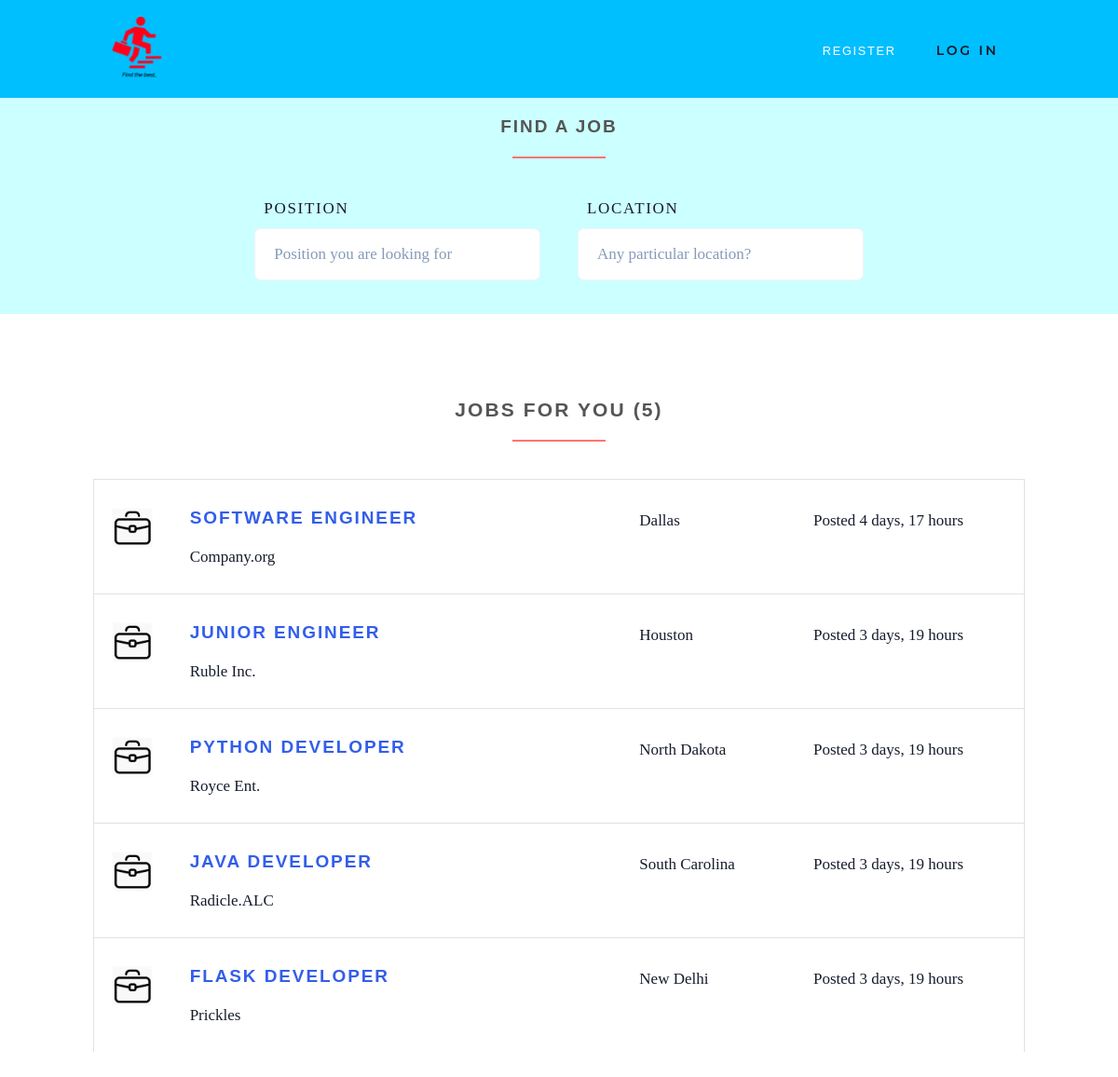
/search-jobs/, run on an earlier commit of the app's database.
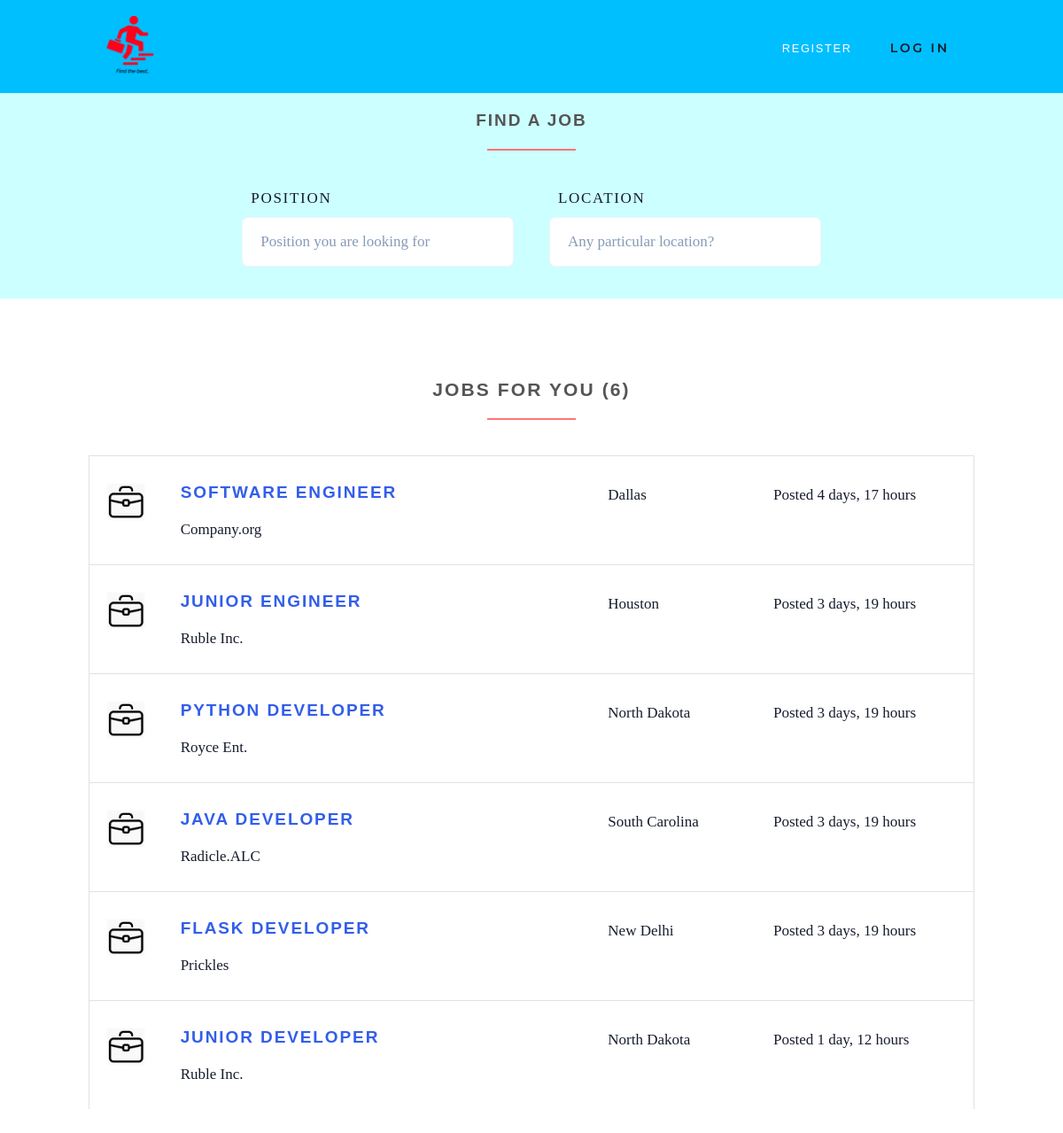
And on a later commit of the database.
### jobs/models.py (models this page shows, shortened)
class Job(models.Model):
    user = models.ForeignKey(User, on_delete=models.CASCADE)
    job_title = models.CharField(max_length=200)
    job_description = models.TextField()
    job_location = models.CharField(max_length=200)
    type = models.CharField(choices=JOB_TYPE, max_length=20)
    job_category = models.CharField(max_length=100)
    last_date = models.DateTimeField()
    company_name = models.CharField(max_length=100)
    company_description = models.CharField(max_length=300)
    job_website = models.CharField(max_length=200, default="")
    created_at = models.DateTimeField(default=timezone.now)
    filled = models.BooleanField(default=False)
    job_salary = models.IntegerField(default=0, blank=True)

### jobs/views/home.py (the view, shortened to what this page needs)
# urls.py: path('search-jobs/', SearchView.as_view(), name='search-jobs'),
class SearchView(ListView):
    model = Job
    template_name = 'jobs/search.html'
    context_object_name = 'jobs'
    extra_context = {'find_active':'active'}
    def get(self, request):
        context = {'find_active':'active'}
        jobs = self.model.objects.all()[:10]
        list_header = 'Jobs for you'
        context.update({'jobs':jobs, 'list_header':list_header})
        return render(request, 'jobs/search.html', context)

### templates/jobs/search.html (shortened to what this page needs)
{% extends 'base.html' %}
{% load static %}
{% block content %}
    <section class="job-form-section job-form-section--compressed ml-0">
        <div class="container">
            <h4 class="heading">Find a Job</span></h4>
            <form id="job-main-form" method="post" action="#" class="job-main-form">
                <div class="controls">
                    <div class="row align-items-end">
                        <div class="col-sm-1 col-lg-2"></div>
                        <div class="col-sm-5 col-lg-4 form-group">
                            <label for="profession">Position</label>
                            <input type="text" id="position" name="position"
                                   placeholder="Position you are looking for" class="form-control">
                        </div>
                        <div class="col-sm-5 col-lg-4 form-group">
                            <label for="location">Location</label>
                            <input type="text" id="location" name="location" placeholder="Any particular location?"
                                   value="" class="form-control">
                        </div>
                        <div class="col-sm-1 col-lg-2 form-group">
                            <button type="submit" name="name"
                                    class="btn btn-outline-white-primary job-main-form__button">
                                <i class="fa fa-search"></i>
                            </button>
                        </div>
                    </div>
                </div>
            </form>
        </div>
    </section>
    {% if jobs %}
    <section>
        <div class="container">
            <h3 class="heading">{{list_header}} ({{jobs.count}})</h3>
            {% for job in jobs %}
                <div class="job-listing  ">
                    <div class="row">
                        <div class="col-md-12 col-lg-6">
                            <div class="row">
                                <div class="col-2">
                                    <img src="{% static 'img/job.png' %}"
                                         alt="Ipsioou " class="img-fluid">
                                </div>
                                <div class="col-10">
                                    <h4 class="job__title">
                                            <a href="{%url 'jobs:job-details' job.id%}">{{ job.job_title }}</a></h4>
                                    <p class="job__company">
                                        {{ job.company_name }}
                                    </p>
                                </div>
                            </div>
                        </div>
                        <div class="col-10 col-md-3 col-lg-2 ml-auto"><i class="fa fa-map-marker job__location"></i>
                            {{ job.job_location }}
                        </div>
                        <div class="col-10 col-md-3 col-lg-3 ml-auto">
                            <p>Posted {{ job.created_at|timesince }}</p>
                        </div>
                    </div>
                </div>
            {% endfor %}
        </div>
    </section>
    {% endif %}
{% endblock %}

### templates/base.html (shortened to what this page needs)
{% load static %}
<!DOCTYPE html>
<html>
<head>
    <link rel="stylesheet"
          href="{% static 'vendor/bootstrap/css/bootstrap.min.css' %}">
    <link rel="stylesheet"
          href="{% static 'vendor/font-awesome/css/font-awesome.min.css' %}">
    <link rel="stylesheet"
          href="{% static 'vendor/owl.carousel/assets/owl.carousel.css' %}">
    <link rel="stylesheet"
          href="{% static 'vendor/owl.carousel/assets/owl.theme.default.css' %}">
    <link rel="stylesheet" href="{% static 'css/style.default.css' %}"
          id="theme-stylesheet">
    <link rel="stylesheet" href="{% static 'css/theme.min.css' %}">
    <link rel="stylesheet" href="{% static 'css/custom.css' %}">
</head>
<body>
<header class="header">
    <nav class="navbar navbar-expand-lg">
        <div class="container">
            <a href="/" class="navbar-brand">
                <img src="{% static 'img/jobhub.png' %}" alt="logo" class="d-none d-lg-block img-logo">
            </a>
            <div id="navbarSupportedContent" class="collapse navbar-collapse">
                <ul class="navbar-nav ml-auto">
                    {% if request.user.is_authenticated %}
                        {% if request.user.is_employee %}
                            <li class="nav-item {{find_active}}">
                                <a href="{% url 'jobs:search-jobs' %}" class="nav-link">Find Jobs<span class="sr-only">(current)</span></a>
                            </li>
                            <li class="nav-item {{applied_active}}">
                                <a href="{%url 'jobs:applied-jobs'%}" class="nav-link">Applied Jobs<span class="sr-only">(current)</span></a>
                            </li>
                        {% endif %}
                        {% if request.user.is_employer %}
                            <li class="nav-item {{post_active}}">
                                <a href="{%url 'jobs:post-job'%}" class="nav-link">Post a Job<span class="sr-only">(current)</span></a>
                            </li>
                            <li class="nav-item {{posted_active}}">
                                <a href="{%url 'jobs:posted-jobs'%}" class="nav-link">Posted Jobs<span class="sr-only">(current)</span></a>
                            </li>
                        {% endif %}
                        <li class="nav-item" style="color: #fff">
                            <a href="#" class="btn navbar-btn  mb-5 mb-lg-0">
                                    <i class="fa fa-user"></i>{{ request.user.first_name }}
                            </a>
                        </li>
                        <li class="nav-item" style="color: #fff">
                             <a href="{% url 'accounts:logout' %}" class="btn navbar-btn  mb-5 mb-lg-0">Logout<i class="fa fa-sign-out"></i></a>
                        </li>
                    {% else %}
                        <li class="nav-item dropdown {{register_active}}">
                            <a id="pages" href="#" data-toggle="dropdown" aria-haspopup="true" aria-expanded="false"
                               class="nav-link dropdown-toggle"><i class="fa fa-users"></i>Register
                            </a>
                        </li>
                        <li class="nav-item" style="color: #fff">
                            <a href="{% url 'accounts:login' %}" class="btn navbar-btn  mb-5 mb-lg-0">
                                Log In
                            </a>
                        </li>
                    {% endif %}
                </ul>
            </div>
        </div>
    </nav>
</header>
<div>
    {% block content %} {% endblock %}
</div>
</body>
</html>

### static/css/style.default.css (style rules this page uses)
html { height:100% }
body { height:100% }
header { z-index:1000 }
section { position:relative;padding-top:90px;padding-bottom:90px }
button { cursor:pointer }
.heading { text-align:center;margin-bottom:40px }
.heading:after { content:" ";display:block;width:100px;height:2px;margin:20px auto 20px;background:#ff7473 }
a,button { -webkit-transition:all .2s ease-out;transition:all .2s ease-out }
a i.fa,button i.fa { margin:0 5px }
.header { width:100% }
.navbar { text-transform:uppercase;letter-spacing:0.1em;background:#746EA9;padding-top:0 !important;padding-bottom:0 !important }
.navbar a { font-family:"Montserrat",Helvetica,Arial,sans-serif }
.navbar ul.navbar-nav>li>a:not(.navbar-btn) { color:#fff;font-weight:300;font-family:"Montserrat",Helvetica,Arial,sans-serif;font-size:0.8rem }
@media (min-width: 992px) { .navbar ul.navbar-nav>li>a:not(.navbar-btn) { border-top:5px solid transparent;padding:40px 15px !important;color:#fff;font-weight:300 } }
@media (min-width: 992px) { .navbar ul.navbar-nav>li>a.navbar-btn { margin:32px 15px !important;-webkit-transform:translateY(4px);transform:translateY(4px) } }
.job-form-section { padding:80px 0;background:#ccffff }
.job-form-section .job-main-form { margin-bottom:40px }
.job-form-section .job-main-form label { text-transform:uppercase;letter-spacing:0.1em;margin-left:10px }
.job-form-section.job-form-section--compressed { padding:20px }
.job-form-section.job-form-section--compressed .job-main-form { margin-bottom:0 }
.job-main-form__button { margin-top:15px;display:block;width:100% }
.job-listing { border:solid 1px #dee2e6;border-bottom:none;padding-top:30px;padding-bottom:10px;padding-left:19px;padding-right:15px;clear:both;-webkit-transition:all .2s ease-out;transition:all .2s ease-out }
.job__title { margin-top:0 }
.job__location { margin-right:5px;color:#868e96 }
.navbar { padding:.5rem 1rem }
.navbar-brand { display:inline-block;padding-top:.33594rem;padding-bottom:.33594rem;margin-right:1rem;font-size:1.09375rem }
.btn { font-weight:700;font-family:"Montserrat",Helvetica,Arial,sans-serif;border:1px solid transparent;text-transform:uppercase;letter-spacing:0.2em;padding:.375rem .75rem;font-size:.875rem;line-height:1.5;border-radius:0;-webkit-transition:background-color 0.15s ease-in-out,border-color 0.15s ease-in-out,-webkit-box-shadow 0.15s ease-in-out;transition:background-color 0.15s ease-in-out,border-color 0.15s ease-in-out,-webkit-box-shadow 0.15s ease-in-out;transition:background-color 0.15s ease-in-out,border-color 0.15s ease-in-out,box-shadow 0.15s ease-in-out;transition:background-color 0.15s ease-in-out,border-color 0.15s ease-in-out,box-shadow 0.15s ease-in-out,-webkit-box-shadow 0.15s ease-in-out }
.btn-outline-white-primary { color:#ff7473;background-color:#fff;background-image:none;border-color:#ff7473 }
body { font-family:"Roboto",Helvetica,Arial,sans-serif;font-size:.875rem;font-weight:400;line-height:1.5;color:#555;background-color:#fff }
a { color:#ff7473;text-decoration:none }
h1,h2,h3,h4,h5,h6,.h1,.h2,.h3,.h4,.box-simple h3,.box-image .name h3,.box-image-text .top .name h3,.box-image-text .top .name h4,.h5,.h6 { margin-bottom:1rem;font-family:"Montserrat",Helvetica,Arial,sans-serif;font-weight:700;line-height:1.2;color:#555;text-transform:uppercase;letter-spacing:0.1em }
h3,.h3 { font-size:1.4875rem }
h4,.h4,.box-simple h3,.box-image .name h3,.box-image-text .top .name h3,.box-image-text .top .name h4 { font-size:1.0675rem }
.form-control { padding:.375rem .75rem;font-size:1rem;line-height:1.5;color:#868e96;background-color:#fff;border:1px solid #ced4da;border-radius:0;-webkit-transition:border-color ease-in-out 0.15s,-webkit-box-shadow ease-in-out 0.15s;transition:border-color ease-in-out 0.15s,-webkit-box-shadow ease-in-out 0.15s;transition:border-color ease-in-out 0.15s,box-shadow ease-in-out 0.15s;transition:border-color ease-in-out 0.15s,box-shadow ease-in-out 0.15s,-webkit-box-shadow ease-in-out 0.15s }
.form-control::placeholder { color:#868e96 }

What changed in the data, as far as the page shows it:
added Job: job_title "JUNIOR DEVELOPER", company_name "Ruble Inc.", job_location "North Dakota", created_at "1 day, 12 hours"
Also different on the page:
{{ jobs.count }}: "5" → "6"
